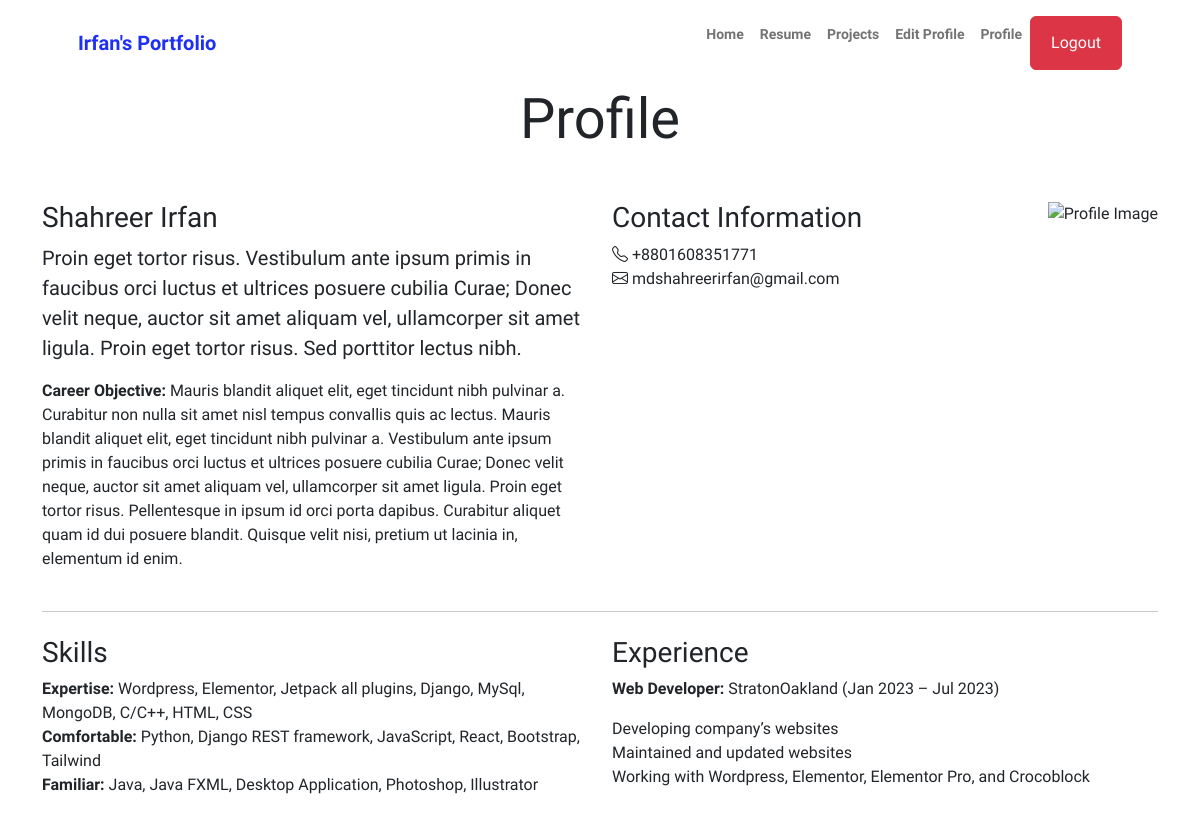
Screenshot of /profile/ (signed in) with the database file from the repository.
### main_app/models.py (models this page shows, shortened)
class Profile(models.Model):
    user = models.OneToOneField(User, on_delete=models.CASCADE)
    bio = models.TextField(blank=True)
    profile_pic = models.ImageField(upload_to='profile_pics/', blank=True)
    career_objective = models.TextField(blank=True)

### main_app/views.py (the view)
# urls.py: path('profile/', views.profile_view, name='profile'),
@login_required(login_url='login')  # Redirect to 'login' page if not authenticated
def profile_view(request):
    try:
        profile = request.user.profile
    except Profile.DoesNotExist:
        profile = None
    return render(request, 'profile.html', {'profile': profile})

### main_app/templates/profile.html
{% extends "base.html" %}
{% load crispy_forms_tags %}
{% block body %}
    <div class="container">
        <h2 class="display-4 text-center mb-5">Profile</h2>
        {% if profile %}
            <div class="row">
                <div class="col-md-6">
                    <h3>{{ profile.user.get_full_name }}</h3>
                    <p class="lead">{{ profile.bio }}</p>
                    <p><strong>Career Objective:</strong> {{ profile.career_objective }}</p>
                </div>
                <div class="col-md-6">
                    <div class="float-md-end">
                        <img src="https://i.ibb.co/5M2hxTJ/profile.png" alt="Profile Image" class="img-fluid" style="max-width: 200px;">
                    </div>
                    <h3>Contact Information</h3>
                    <ul class="list-unstyled">
                        <li><i class="bi bi-telephone"></i> +8801608351771</li>
                        <li><i class="bi bi-envelope"></i> mdshahreerirfan@gmail.com</li>
                    </ul>
                </div>
            </div>
            <hr class="my-4">
            <div class="row">
                <div class="col-md-6">
                    <h3>Skills</h3>
                    <ul class="list-unstyled">
                        <li><strong>Expertise:</strong> Wordpress, Elementor, Jetpack all plugins, Django, MySql, MongoDB, C/C++, HTML, CSS</li>
                        <li><strong>Comfortable:</strong> Python, Django REST framework, JavaScript, React, Bootstrap, Tailwind</li>
                        <li><strong>Familiar:</strong> Java, Java FXML, Desktop Application, Photoshop, Illustrator</li>
                    </ul>
                </div>
                <div class="col-md-6">
                    <h3>Experience</h3>
                    <p><strong>Web Developer:</strong> StratonOakland (Jan 2023 – Jul 2023)</p>
                    <ul class="list-unstyled">
                        <li>Developing company’s websites</li>
                        <li>Maintained and updated websites</li>
                        <li>Working with Wordpress, Elementor, Elementor Pro, and Crocoblock</li>
                    </ul>
                </div>
            </div>
        {% else %}
            <p>No profile found.</p>
        {% endif %}
    </div>
{% endblock %}

### rows the page displays
Profile: user.get_full_name "Shahreer Irfan", bio "Proin eget tortor risus. Vestibulum ante ipsum primis in faucibus orci luctus et ultrices posuere cubilia Curae; Donec velit neque, auctor sit amet aliquam vel, ullamcorper sit amet ligula. Proin eget tortor risus. Sed porttitor lectus nibh.", career_objective "Mauris blandit aliquet elit, eget tincidunt nibh pulvinar a. Curabitur non nulla sit amet nisl tempus convallis quis ac lectus. Mauris blandit aliquet elit, eget tincidunt nibh pulvinar a. Vestibulum ante ipsum primis in faucibus orci luctus et ultrices posuere cubilia Curae; Donec velit neque, auctor sit amet aliquam vel, ullamcorper sit amet ligula. Proin eget tortor risus. Pellentesque in ipsum id orci porta dapibus. Curabitur aliquet quam id dui posuere blandit. Quisque velit nisi, pretium ut lacinia in, elementum id enim."
